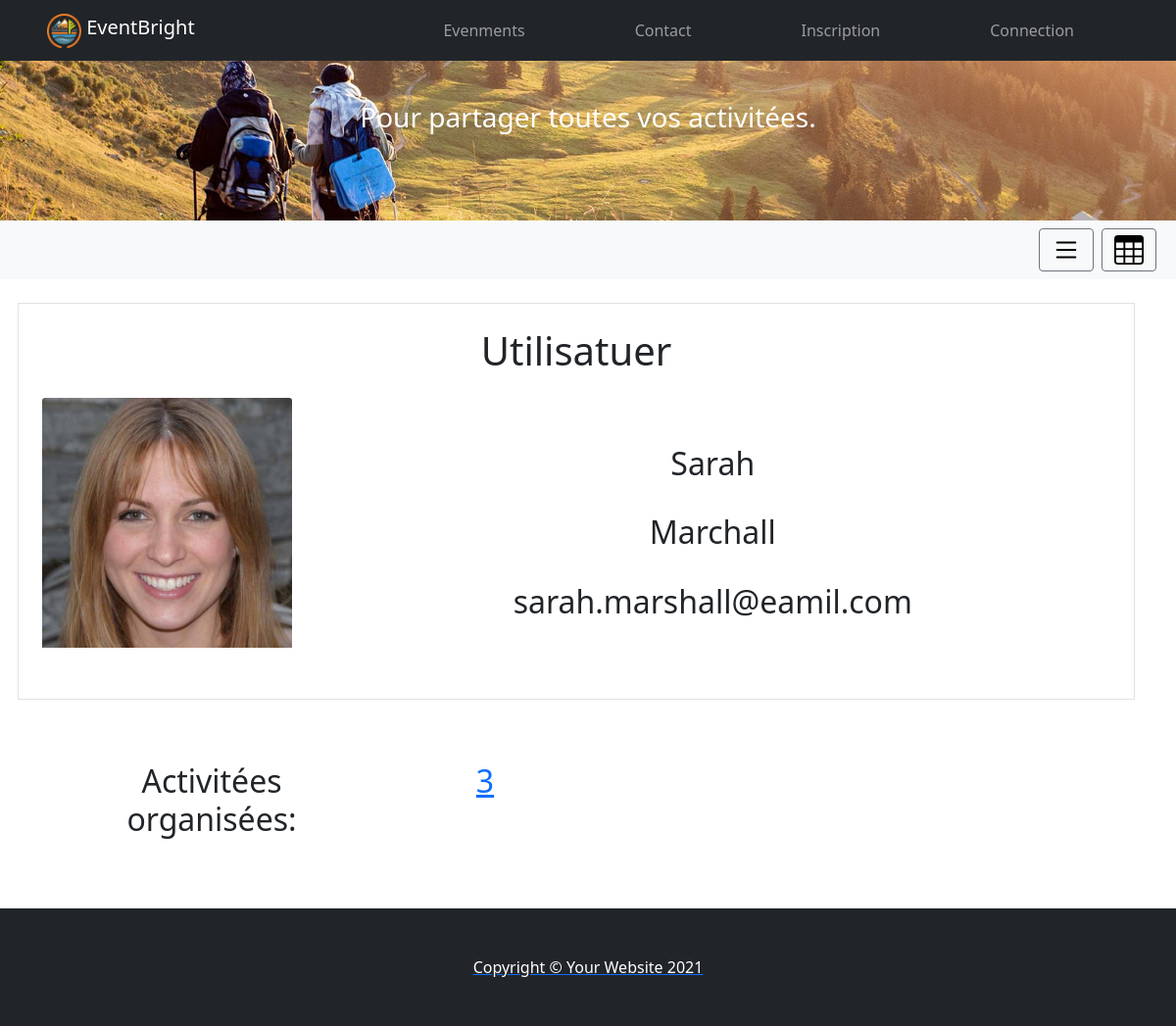
/?page=user&id=27, run on the app's committed database.
### tables this page shows
CREATE TABLE `users` (
  `id` int(6) UNSIGNED NOT NULL,
  `email` varchar(50) NOT NULL,
  `firstname` varchar(50) NOT NULL,
  `lastname` varchar(50) NOT NULL,
  `password` varchar(255) NOT NULL,
  `token` varchar(255) DEFAULT NULL,
  `img` varchar(255) NOT NULL DEFAULT 'profile.png',
  `reg_date` date DEFAULT NULL,
  `validated` tinyint(1) DEFAULT 0,
  `validation` varchar(255) DEFAULT NULL,
  `activated` tinyint(1) DEFAULT 1
);

### components/model.php (called while the page is built, shortened)
<?php
$pdo = null;
function getAllEventsOfUser($userID)
{
    global $pdo;
    $sql = sprintf("SELECT * FROM events WHERE creatorID=$userID");
    $stmt = $pdo->prepare($sql);
    $stmt->execute();
    $data = $stmt->fetchAll();
    return $data;
}
function getUserByID($userID)
{
    global $pdo;
    $user = $pdo->query("SELECT firstname, lastname, email, img FROM `users` WHERE id = $userID")->fetch(PDO::FETCH_ASSOC);
    unset($user['password']);
    unset($user['validation']);
    unset($user['token']);
    return $user;
}

### components/user_controller.php (called while the page is built, shortened)
<?php
if ($_GET['page'] = "user") {
    $userID = $_GET['id'];
} else {
    header("Location: index.php");
}
$user = getUserByID($userID);
$MyEvents = count(getAllEventsOfUser($userID));

### views/user.php (the view, shortened to what this page needs)
<?php
require_once "components/user_controller.php";
?>
<main id='main' class="mt-4 container">
  <div class="row">
    <div class="col-12 row border">
    <h1 class="text-center my-4 col-12">Utilisatuer</h1>
    <div class="col-md-3">
      <a href="#!"><img class="card-img-top" src="public/uploads/<?=$user['img'] ?>" alt="..." /></a>
    </div>
    <div class="col-md-9 text-center py-5">
      <h2><?=$user['firstname'] ?></h2>
      <br />
      <h2><?=$user['lastname'] ?></h2>
      <br />
      <h2><?=$user['email'] ?></h2>
      <br />
    </div>
    </div>
    <div class="col-12 row text-center">
    <div class="my-5">
      <div class="py-3 row ">
        <h2 class="px-4 col-lg-4">Activitées organisées:</h2>
        <a class="col-lg-2" href="?page=eventsTable&userID=<?=$userID ?>"><h2><?=$MyEvents ?></h2>
      </div>
      </div>
      </div>
    </div>
</main>

### data on the page
users: img (picture), firstname "Sarah", lastname "Marchall", email "sarah.marshall@eamil.com"

### other printed values
$MyEvents "3"
